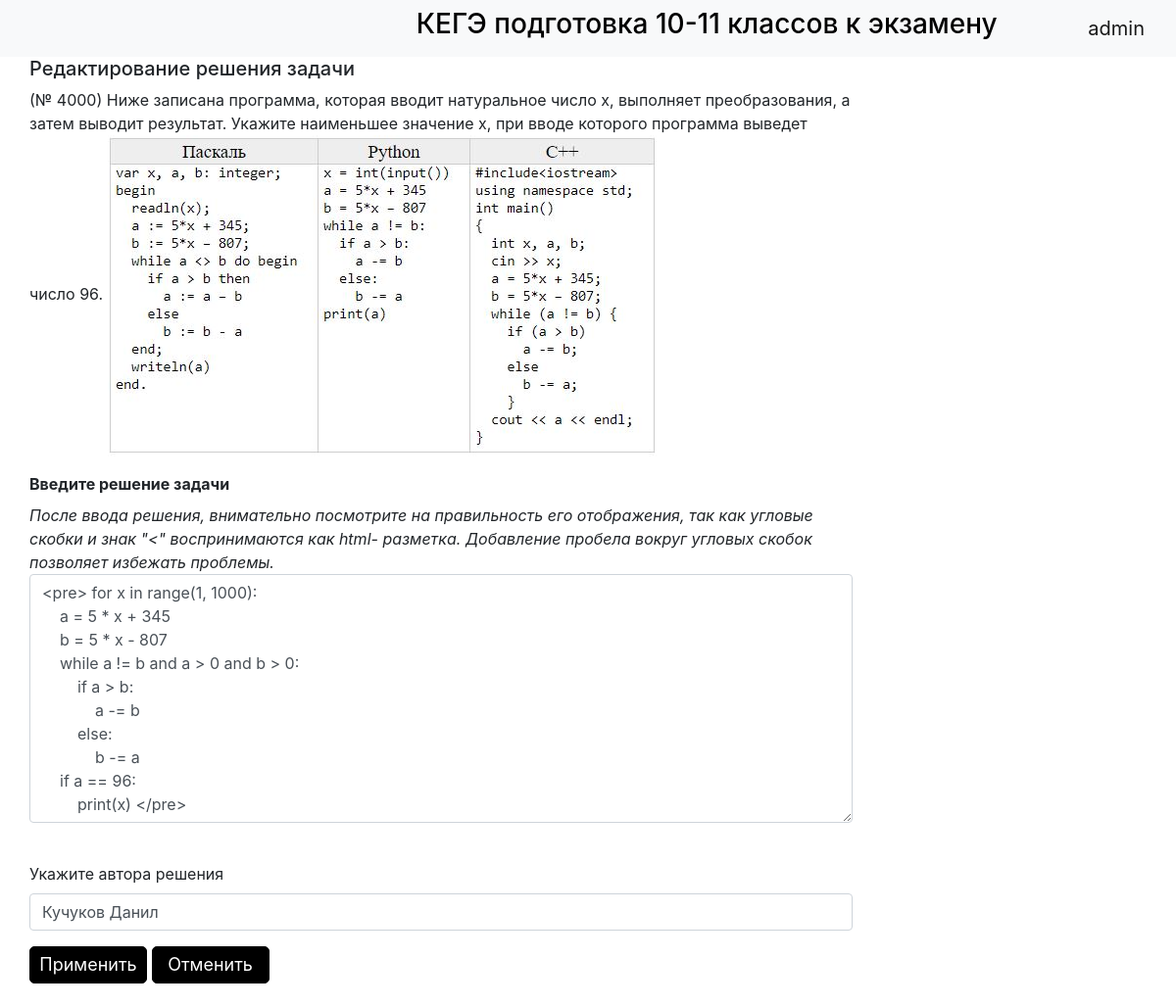
The app's page /edit_ans/23 (signed in) with its own data.
### data/users.py (models this page shows, shortened)
class User(SqlAlchemyBase, UserMixin):
    __tablename__ = 'users'
    id = sqlalchemy.Column(sqlalchemy.Integer,
                           primary_key=True, autoincrement=True)
    name = sqlalchemy.Column(sqlalchemy.String, nullable=True)
    email = sqlalchemy.Column(sqlalchemy.String,
                              index=True, unique=True, nullable=True)
    hashed_password = sqlalchemy.Column(sqlalchemy.String, nullable=True)
    admin = sqlalchemy.Column(sqlalchemy.Boolean, default=False)
    applic = sqlalchemy.Column(sqlalchemy.Boolean, default=False)
    teach = sqlalchemy.Column(sqlalchemy.Boolean, default=False)
    solutions = orm.relation("Solutions", back_populates='user')

### data/tasks.py (models this page shows)
class Tasks(SqlAlchemyBase):
    __tablename__ = 'tasks'
    id = sqlalchemy.Column(sqlalchemy.Integer,
                           primary_key=True, autoincrement=True)
    topic_id = sqlalchemy.Column(sqlalchemy.Integer,
                                 sqlalchemy.ForeignKey("topics.id"))
    content = sqlalchemy.Column(sqlalchemy.Text, nullable=True)
    ans = sqlalchemy.Column(sqlalchemy.Text, nullable=True)
    lang = sqlalchemy.Column(sqlalchemy.Text, nullable=True)
    topic = orm.relation('Topics')

### data/solutions.py (models this page shows)
class Solutions(SqlAlchemyBase):
    __tablename__ = 'solutions'
    id = sqlalchemy.Column(sqlalchemy.Integer,
                           primary_key=True, autoincrement=True)
    id_task = sqlalchemy.Column(sqlalchemy.Integer,
                                 sqlalchemy.ForeignKey("tasks.id"))
    content = sqlalchemy.Column(sqlalchemy.Text, nullable=True)
    author = sqlalchemy.Column(sqlalchemy.String, default='Не указан!')
    user_id = sqlalchemy.Column(sqlalchemy.Integer,
                                 sqlalchemy.ForeignKey("users.id"))
    user = orm.relation('User')

### main.py (the view, shortened to what this page needs)
@app.route('/edit_ans/<int:id>',  methods=['GET', 'POST'])
@login_required
def edit_answer(id):
    form = NewAns()
    if request.method == "GET":
        db_sess = db_session.create_session()
        ans = db_sess.query(Solutions).filter(Solutions.id == id).first()
        task = db_sess.query(Tasks).filter(Tasks.id == ans.id_task).first()
        if ans:
            form.content.data = ans.content
            form.author.data = ans.author
    return render_template('new_ans.html',
                           title='Редактирование решения задачи',
                           form=form,
                           problem=task.content,
                           id=task.topic_id)

### forms/admin.py
class NewAns(FlaskForm):  # Форма добавления решения задачи
    content = TextAreaField("Введите решение задачи",
                            render_kw={'rows': 10},
                            validators=[DataRequired()])
    author = StringField('Укажите автора решения')
    submit = SubmitField('Применить')

### data/db_session.py (called while the page is built)
def create_session() -> Session:
    global __factory
    return __factory()

### main.py (called while the page is built)
@login_manager.user_loader
def load_user(user_id):
    db_sess = db_session.create_session()
    return db_sess.query(User).get(user_id)

### templates/new_ans.html (shortened to what this page needs)
{% extends "base.html" %}
{% block content %}
<h5>{{title}}</h5>
<form class="" method="post">
    <p>
            {{problem | safe}}
    </p>
    <p>
        <b>{{ form.content.label }}</b> <br>
        <i>После ввода решения, внимательно посмотрите на правильность
        его отображения, так как угловые скобки и знак "<" воспринимаются
            как html- разметка. Добавление пробела вокруг угловых скобок позволяет избежать проблемы.</i>
        {{ form.content(class="form-control") }}<br>
    </p>
    <p>
        {{ form.author.label }}<br>
        {{ form.author(class="form-control") }}
    </p>
    {{ form.submit(type="submit", class="btn-redact-hard") }}
    <button class="btn-redact-hard"><a href="/show_task/{{id}}" class="a-redact-hard">Отменить</a></button>
</form>
<br>
{% endblock %}

### templates/base.html (shortened to what this page needs)
<!doctype html>
<html lang="en">
<head>
    <link rel="stylesheet"
          href="https://stackpath.bootstrapcdn.com/bootstrap/4.4.1/css/bootstrap.min.css"
>
</head>
<body>
<header>
    <nav class="navbar navbar-light bg-light">
          <a class='ind' href="/index"><h3 class="indh3">КЕГЭ подготовка 10-11 классов к экзамену</h3></a>
        {% if current_user.is_authenticated or current_user.teach == 1%}
    <a class="navbar-brand" href="/user">{{ current_user.name }}</a>
    {% else %}
        <p>
            <button class="btn-reg"><a class="a-reg" href="/register">Зарегистрироваться</a></button>
            <button class="btn-log"><a class="a-log" href="/login">Войти</a></button>
        </p>
    {% endif %}
    </nav>
</header>
<div class="container-fluid">
<div class="row">
<div class="col-md-9">
<main role="main" class="container">
    {% block content %}{% endblock %}
</main>
</div>
</div></div>
</body>
</html>

### templates/base.html (style rules this page uses)
a { text-decoration: none; color: black; }
.ind { margin-left: 35%; color: black; text-decoration: none; font-size: 30%; }
.indh3 { color: black; text-decoration: none; }
.btn-redact-hard { color: white; text-decoration: none; font-size: 18px; padding: 0; width: 120px; height: 38px; background-color: black; border-radius: 5px; border: 1px solid #000000; }
.a-redact-hard { color: white; text-decoration: none; font-size: 18px; }

### records on screen
User: name "admin"
Tasks: content "(№ 4000) Ниже записана программа, которая вводит натуральное число x, выполняет преобразования, а затем выводит результат. Укажите наименьшее значение x, при вводе которого программа выведет число 96.", content (picture)
Solutions: content "<pre> for x in range(1, 1000): a = 5 * x + 345 b = 5 * x - 807 while a != b and a > 0 and b > 0: if a > b: a -= b else: b -= a if a == 96: print(x) </pre>", author "Кучуков Данил"

### other values on screen
{{ title }} "Редактирование решения задачи"
